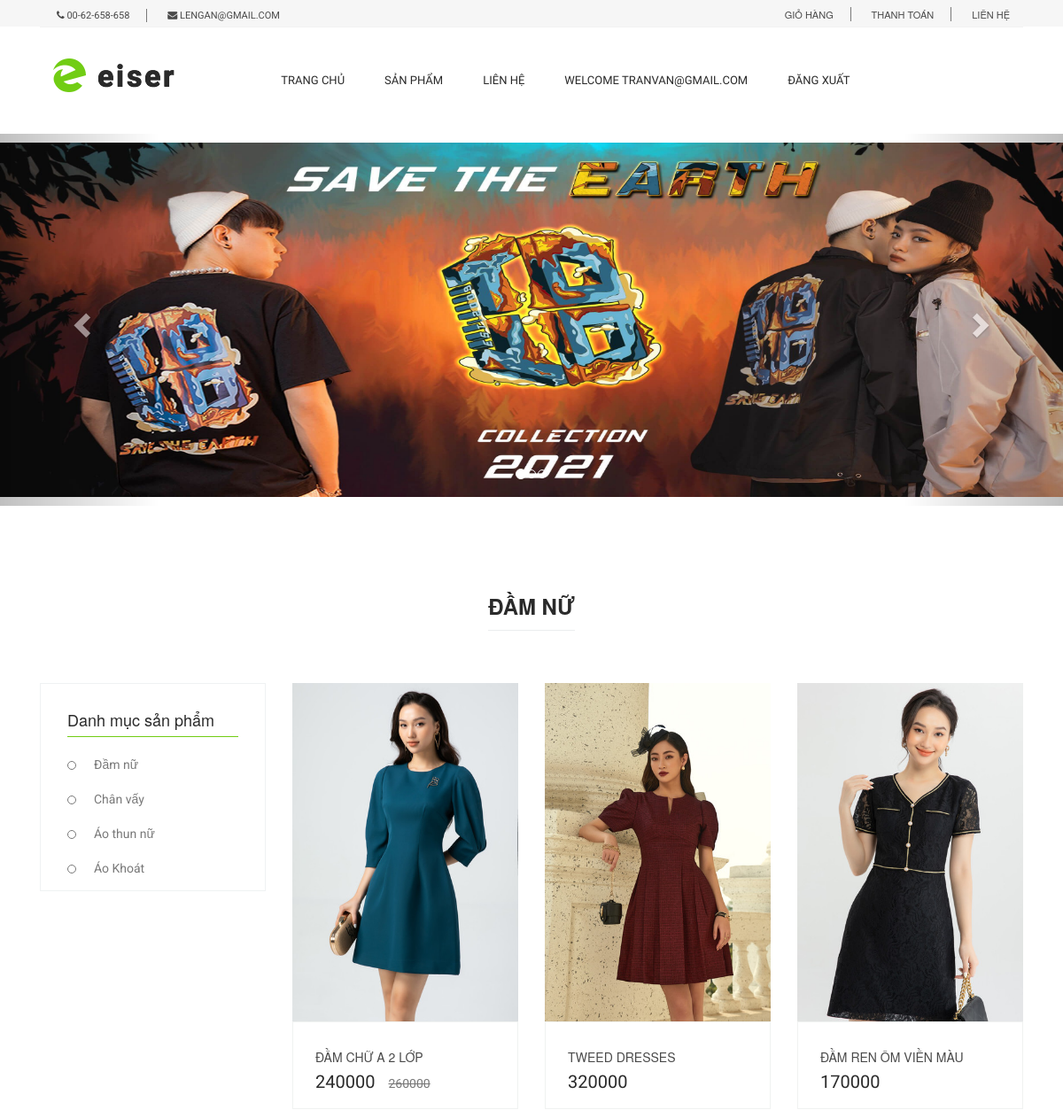
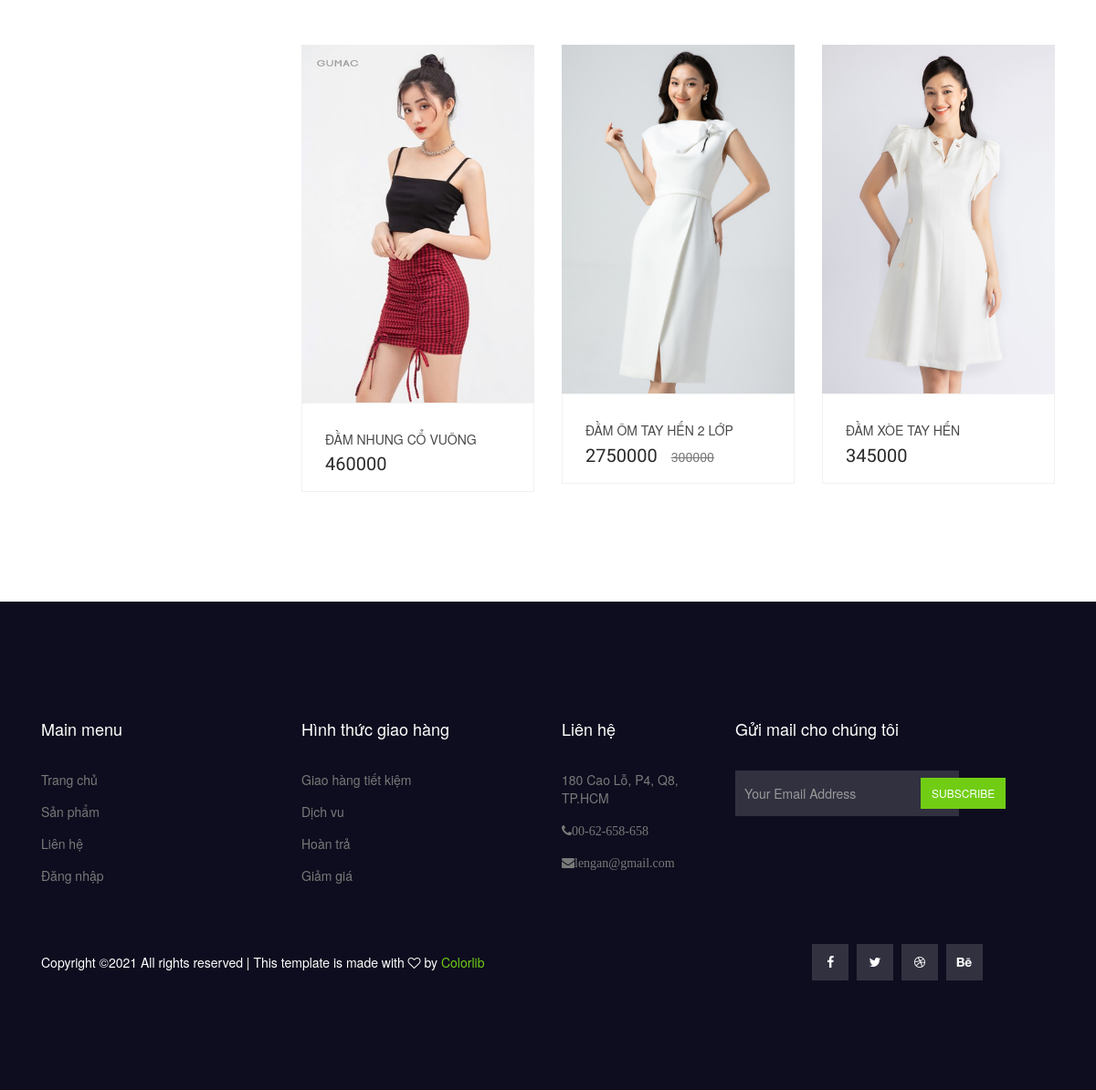
Page /view/sanpham.php (signed in) on the committed database (2 pictures, top to bottom).
### tables this page shows
CREATE TABLE `sanpham` (
  `masp` int(11) NOT NULL,
  `tensp` varchar(50) NOT NULL,
  `giamoi` double NOT NULL,
  `giacu` double DEFAULT NULL,
  `mota` varchar(255) NOT NULL,
  `soluong` int(11) NOT NULL,
  `mausac` varchar(20) NOT NULL,
  `hinh` char(50) NOT NULL,
  `madm` char(10) NOT NULL
);

### view/sanpham.php (the view, shortened to what this page needs)
<!DOCTYPE html>
<html lang="en">
  <head>
    <?php
        include 'layout/header.php';
    ?>
  </head>
  <body>
    <?php
      include 'layout/menu.php';
    ?>
    <?php
      include 'layout/banner.php';
    ?>
    <div class="row justify-content-center" id="home_sp">
        <div class="col-lg-12">
          <div class="main_title">
            <h2><span id="thơitrangnam">Đầm nữ</span></h2>
          </div>
        </div>
      </div>
    <section class="cat_product_area section_gap" style="margin-top:-100px">
      <div class="container">
        <div class="row flex-row-reverse">
          <div class="col-lg-9">
            <div class="latest_product_inner" style="margin-top:-30px">
              <div class="row">
                <?php
                  $servername = "localhost:4306";
                  $username = "root";
                  $password = "";
                  $dbname="thweb";
                  try {
                      $conn = new PDO("mysql:host=$servername;dbname=$dbname", $username, $password);
                      $stmt = $conn->prepare("SELECT masp, tensp, giamoi, giacu, hinh FROM  sanpham where madm='DN'");
                      $stmt->execute();
                      $sanphams = $stmt->fetchAll(PDO::FETCH_ASSOC);
                      if($sanphams){
                        foreach($sanphams as $sanpham){
                          echo'<div class="col-lg-4 col-md-6">';
                          echo'<div class="single-product"> ';
                          echo'<div class="product-img">';
                          echo'<a href="ChiTiet-SP.php?id='.$sanpham['masp'].'">';
                          echo'<img class="img-fluid w-100" src="'.$sanpham['hinh'].'" alt="" />';
                          echo'</a>';
                          echo'</div>';
                          echo'<div class="product-btm">';
                          echo'<a href="ChiTiet-SP.php?id='.$sanpham['masp'].'" class="d-block">';
                          echo'<h4>'.$sanpham['tensp'].'</h4>';
                          echo'</a>';
                          echo'<div class="mt-3">';
                          echo'<span class="mr-4">'.$sanpham['giamoi'].'</span>';
                          echo'<del>'.$sanpham['giacu'].'</del>';
                          echo'</div>';
                          echo'</div>';
                          echo'</div>';
                          echo'</div>';
                        }
                      }
                    } catch(PDOException $e) {
                      echo "thanh cong" . $e->getMessage();
                    }finally{
                      $conn = null;
                  }
                ?>
              </div>
            </div>
          </div>
          <div class="col-lg-3">
            <div class="left_sidebar_area">
              <aside class="left_widgets p_filter_widgets">
                <div class="l_w_title">
                  <h3>Danh mục sản phẩm</h3>
                </div>
                <div class="widgets_inner">
                  <ul class="list">
                    <li>
                      <a href="sanpham.php">Đầm nữ</a>
                    </li>
                    <li>
                      <a href="chanvay.php">Chân vấy</a>
                    </li>
                    <li>
                      <a href="#">Áo thun nữ</a>
                    </li>
                    <li>
                    <a href="#">Áo Khoát</a>
                    </li>
                  </ul>
                </div>
              </aside>
            </div>
          </div>
        </div>
      </div>
    </section>
    <?php
        include 'layout/footer.php';
    ?>
  </body>
</html>

### view/css/style.css (style rules this page uses)
body { line-height:24px;font-size:14px;font-family:"Roboto",sans-serif;font-weight:normal;color:#797979 }
h1,h2,h3,h4,h5,h6 { font-family:"Heebo",sans-serif;color:#2a2a2a;font-weight:500 }
del { color:#797979;font-size:14px;font-weight:300;font-family:"Heebo",sans-serif }
.list { list-style:none;margin:0px;padding:0px }
a { text-decoration:none;transition:all 0.3s ease-in-out }
ul { list-style-type:none;margin:0;padding:0 }
.section_gap { padding:120px 0px }
.main_title { text-align:center;margin-bottom:75px }
.main_title h2 { font-size:24px;color:#2a2a2a;margin-bottom:30px;font-weight:700;text-transform:uppercase }
.main_title h2 span { position:relative;display:inline-block }
.main_title h2 span:after { content:'';position:absolute;left:0px;bottom:-15px;width:100%;height:1px;background:#ebedee }
h2 { font-size:30px }
h3 { font-size:24px }
h4 { font-size:18px }
.single-product { text-align:center;margin-bottom:50px }
.single-product .product-img { position:relative;overflow:hidden }
.single-product .product-btm { padding:22px 25px 18px;border:1px solid #f0f2f1;text-align:left }
.single-product .product-btm h4 { color:#4a4a4a;font-size:14px;font-weight:400;text-transform:uppercase;margin-bottom:0px;transition:all 300ms linear 0s }
.single-product .product-btm span { font-family:"Heebo",sans-serif;font-size:20px;font-weight:500;line-height:16px;color:#2a2a2a }
.latest_product_inner { margin-bottom:-35px }
.cat_product_area .latest_product_inner { padding-top:30px;margin-bottom:-50px }
.cat_product_area .latest_product_inner .single-product { margin-bottom:50px }
.left_widgets { margin-bottom:30px;border:1px solid #eff2f3 }
.left_widgets:last-child { margin-bottom:0px }
.widgets_inner { padding-left:30px;padding-right:30px;padding-top:0px;padding-bottom:15px }
.l_w_title { padding-left:30px;padding-right:30px }
.l_w_title h3 { margin-bottom:20px;margin-top:20px;font-size:18px;color:#2a2a2a;font-weight:500;line-height:40px;position:relative }
.l_w_title h3::after { content:'';position:absolute;bottom:0px;left:0px;width:100%;height:1px;background:#71cd14 }
.p_filter_widgets .widgets_inner { border-bottom:1px solid #eeeeee }
.p_filter_widgets .widgets_inner:last-child { border-bottom:0px }
.p_filter_widgets .list li { margin-bottom:18px }
.p_filter_widgets .list li a { padding-left:30px;font-size:14px;font-family:"Roboto",sans-serif;font-weight:normal;color:#797979;position:relative }
.p_filter_widgets .list li a:before { content:"";height:10px;width:10px;border-radius:50%;border:1px solid #797979;position:absolute;left:0px;top:4px;transition:all 300ms linear 0s }
.p_filter_widgets .list li a:after { content:"";height:4px;width:4px;background:#fff;border-radius:50%;position:absolute;left:3px;top:8px;transition:all 300ms linear 0s }
.p_filter_widgets .list li:last-child { margin-bottom:0px }

### view/css/my.css (style rules this page uses)
#home_sp { margin-top: 80px; height: 100px; }

### rows in the picture
sanpham: hinh (picture), tensp "ĐẦM CHỮ A 2 LỚP", giamoi "240000", giacu "260000"
sanpham: hinh (picture), tensp "TWEED DRESSES", giamoi "320000"
sanpham: hinh (picture), tensp "ĐẦM REN ÔM VIỀN MÀU", giamoi "170000"
sanpham: hinh (picture), tensp "ĐẦM NHUNG CỔ VUÔNG", giamoi "460000"
sanpham: hinh (picture), tensp "ĐẦM ÔM TAY HẾN 2 LỚP", giamoi "2750000", giacu "300000"
sanpham: hinh (picture), tensp "ĐẦM XÒE TAY HẾN", giamoi "345000"

### other values in the picture
$_SESSION["txt_username"] "TRANVAN@GMAIL.COM"
